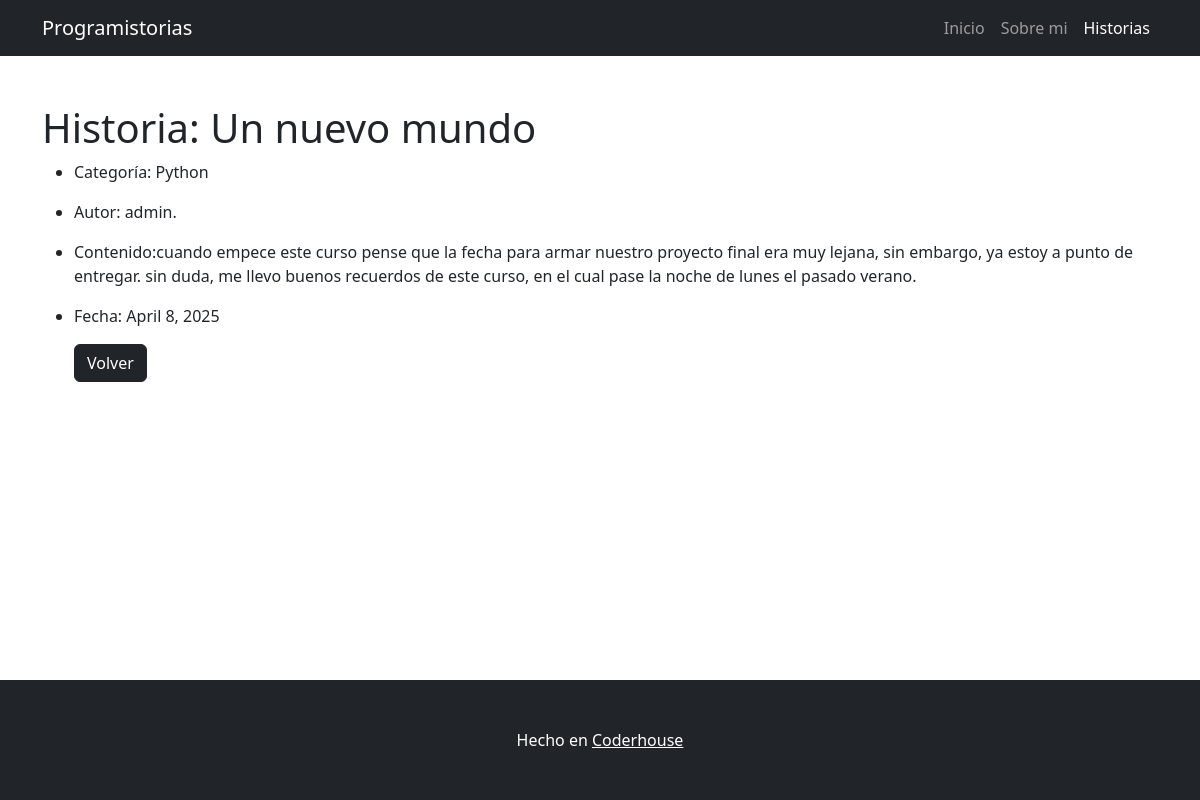
/historia/detail/2, run on the app's committed database.
### historia/models.py (models this page shows, shortened)
class historia(models.Model):
    categoria = models.ForeignKey(Categoria, on_delete=models.PROTECT, null=True, blank=True)
    nombre = models.CharField(max_length=100, unique=True)
    contenido = models.TextField(null=True, blank=True)
    fecha =  fecha = models.DateField(default=datetime.date.today)
    autor=models.CharField(max_length=100, null=True, blank=True)
    class Meta:
        unique_together = ("categoria", "nombre")

class Categoria(models.Model):
    nombre = models.CharField(max_length=100, unique=True)
    def __str__(self) -> str:
        return self.nombre

### historia/views.py (the view)
# urls.py: path("historia/detail/<int:pk>", views.HistoriaDetailView.as_view(), name="historiadetail"),
class HistoriaDetailView(DetailView):
    model = models.historia
    template_name = "historia/historia_detail.html"
    success_url = reverse_lazy("historia_list")

### historia/templates/historia/historia_detail.html (shortened to what this page needs)
{% extends 'core/base.html' %}
{% block content %}
    <h1>Historia: {{object.nombre}} </h1>
    <ul>
        <li class="mb-3">Categoría: {{ object.categoria }}</li>
        <li class="mb-3">Autor: {{ object.autor }}</li>
        <li class="mb-3">Contenido:{{ object.contenido }}</li>
        <li class="mb-3">Fecha: {{object.fecha}} </li>
    <a href="http://127.0.0.1:8000/historia/historia/list/" class="btn btn-dark">Volver</a>
{% endblock content %}

### core/templates/core/base.html (style rules this page uses)
html, body { height: 100%; margin: 0; display: flex; flex-direction: column; }

### data on the page
historia: nombre "Un nuevo mundo", categoria "Python", autor "admin.", contenido "cuando empece este curso pense que la fecha para armar nuestro proyecto final era muy lejana, sin embargo, ya estoy a punto de entregar. sin duda, me llevo buenos recuerdos de este curso, en el cual pase la noche de lunes el pasado verano.", fecha "April 8, 2025"
